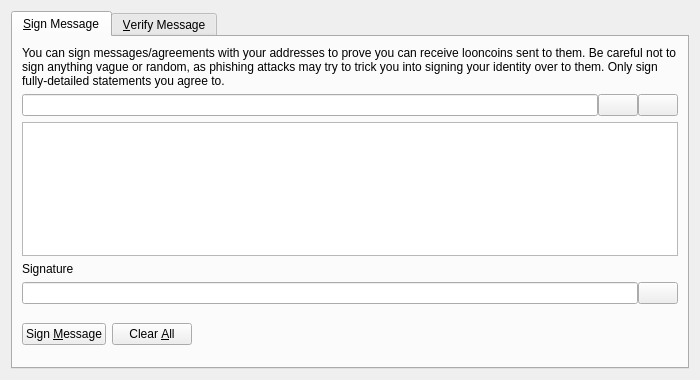
<?xml version="1.0" encoding="UTF-8"?>
<ui version="4.0">
 <class>SignVerifyMessageDialog</class>
 <widget class="QDialog" name="SignVerifyMessageDialog">
  <property name="geometry">
   <rect>
    <x>0</x>
    <y>0</y>
    <width>700</width>
    <height>380</height>
   </rect>
  </property>
  <property name="windowTitle">
   <string>Signatures - Sign / Verify a Message</string>
  </property>
  <property name="modal">
   <bool>true</bool>
  </property>
  <layout class="QVBoxLayout" name="verticalLayout">
   <item>
    <widget class="QTabWidget" name="tabWidget">
     <property name="currentIndex">
      <number>0</number>
     </property>
     <widget class="QWidget" name="tabSignMessage">
      <attribute name="title">
       <string>&amp;Sign Message</string>
      </attribute>
      <layout class="QVBoxLayout" name="verticalLayout_SM">
       <item>
        <widget class="QLabel" name="infoLabel_SM">
         <property name="text">
          <string>You can sign messages/agreements with your addresses to prove you can receive looncoins sent to them. Be careful not to sign anything vague or random, as phishing attacks may try to trick you into signing your identity over to them. Only sign fully-detailed statements you agree to.</string>
         </property>
         <property name="textFormat">
          <enum>Qt::PlainText</enum>
         </property>
         <property name="wordWrap">
          <bool>true</bool>
         </property>
        </widget>
       </item>
       <item>
        <layout class="QHBoxLayout" name="horizontalLayout_1_SM">
         <property name="spacing">
          <number>0</number>
         </property>
         <item>
          <widget class="QValidatedLineEdit" name="addressIn_SM">
           <property name="toolTip">
            <string>The Looncoin address to sign the message with</string>
           </property>
          </widget>
         </item>
         <item>
          <widget class="QPushButton" name="addressBookButton_SM">
           <property name="toolTip">
            <string>Choose previously used address</string>
           </property>
           <property name="text">
            <string/>
           </property>
           <property name="icon">
            <iconset resource="../bitcoin.qrc">
             <normaloff>:/icons/address-book</normaloff>:/icons/address-book</iconset>
           </property>
           <property name="shortcut">
            <string>Alt+A</string>
           </property>
           <property name="autoDefault">
            <bool>false</bool>
           </property>
          </widget>
         </item>
         <item>
          <widget class="QPushButton" name="pasteButton_SM">
           <property name="toolTip">
            <string>Paste address from clipboard</string>
           </property>
           <property name="text">
            <string/>
           </property>
           <property name="icon">
            <iconset resource="../bitcoin.qrc">
             <normaloff>:/icons/editpaste</normaloff>:/icons/editpaste</iconset>
           </property>
           <property name="shortcut">
            <string>Alt+P</string>
           </property>
           <property name="autoDefault">
            <bool>false</bool>
           </property>
          </widget>
         </item>
        </layout>
       </item>
       <item>
        <widget class="QPlainTextEdit" name="messageIn_SM">
         <property name="toolTip">
          <string>Enter the message you want to sign here</string>
         </property>
        </widget>
       </item>
       <item>
        <widget class="QLabel" name="signatureLabel_SM">
         <property name="text">
          <string>Signature</string>
         </property>
         <property name="textFormat">
          <enum>Qt::PlainText</enum>
         </property>
        </widget>
       </item>
       <item>
        <layout class="QHBoxLayout" name="horizontalLayout_2_SM">
         <property name="spacing">
          <number>0</number>
         </property>
         <item>
          <widget class="QLineEdit" name="signatureOut_SM">
           <property name="font">
            <font>
             <italic>true</italic>
            </font>
           </property>
           <property name="readOnly">
            <bool>true</bool>
           </property>
          </widget>
         </item>
         <item>
          <widget class="QPushButton" name="copySignatureButton_SM">
           <property name="toolTip">
            <string>Copy the current signature to the system clipboard</string>
           </property>
           <property name="text">
            <string/>
           </property>
           <property name="icon">
            <iconset resource="../bitcoin.qrc">
             <normaloff>:/icons/editcopy</normaloff>:/icons/editcopy</iconset>
           </property>
           <property name="autoDefault">
            <bool>false</bool>
           </property>
          </widget>
         </item>
        </layout>
       </item>
       <item>
        <layout class="QHBoxLayout" name="horizontalLayout_3_SM">
         <item>
          <widget class="QPushButton" name="signMessageButton_SM">
           <property name="toolTip">
            <string>Sign the message to prove you own this Looncoin address</string>
           </property>
           <property name="text">
            <string>Sign &amp;Message</string>
           </property>
           <property name="icon">
            <iconset resource="../bitcoin.qrc">
             <normaloff>:/icons/edit</normaloff>:/icons/edit</iconset>
           </property>
           <property name="autoDefault">
            <bool>false</bool>
           </property>
          </widget>
         </item>
         <item>
          <widget class="QPushButton" name="clearButton_SM">
           <property name="toolTip">
            <string>Reset all sign message fields</string>
           </property>
           <property name="text">
            <string>Clear &amp;All</string>
           </property>
           <property name="icon">
            <iconset resource="../bitcoin.qrc">
             <normaloff>:/icons/remove</normaloff>:/icons/remove</iconset>
           </property>
           <property name="autoDefault">
            <bool>false</bool>
           </property>
          </widget>
         </item>
         <item>
          <spacer name="horizontalSpacer_1_SM">
           <property name="orientation">
            <enum>Qt::Horizontal</enum>
           </property>
           <property name="sizeHint" stdset="0">
            <size>
             <width>40</width>
             <height>48</height>
            </size>
           </property>
          </spacer>
         </item>
         <item>
          <widget class="QLabel" name="statusLabel_SM">
           <property name="font">
            <font>
             <weight>75</weight>
             <bold>true</bold>
            </font>
           </property>
           <property name="text">
            <string/>
           </property>
           <property name="wordWrap">
            <bool>true</bool>
           </property>
          </widget>
         </item>
         <item>
          <spacer name="horizontalSpacer_2_SM">
           <property name="orientation">
            <enum>Qt::Horizontal</enum>
           </property>
           <property name="sizeHint" stdset="0">
            <size>
             <width>40</width>
             <height>48</height>
            </size>
           </property>
          </spacer>
         </item>
        </layout>
       </item>
      </layout>
     </widget>
     <widget class="QWidget" name="tabVerifyMessage">
      <attribute name="title">
       <string>&amp;Verify Message</string>
      </attribute>
      <layout class="QVBoxLayout" name="verticalLayout_VM">
       <item>
        <widget class="QLabel" name="infoLabel_VM">
         <property name="text">
          <string>Enter the receiver's address, message (ensure you copy line breaks, spaces, tabs, etc. exactly) and signature below to verify the message. Be careful not to read more into the signature than what is in the signed message itself, to avoid being tricked by a man-in-the-middle attack. Note that this only proves the signing party receives with the address, it cannot prove sendership of any transaction!</string>
         </property>
         <property name="textFormat">
          <enum>Qt::PlainText</enum>
         </property>
         <property name="alignment">
          <set>Qt::AlignLeading|Qt::AlignLeft|Qt::AlignTop</set>
         </property>
         <property name="wordWrap">
          <bool>true</bool>
         </property>
        </widget>
       </item>
       <item>
        <layout class="QHBoxLayout" name="horizontalLayout_1_VM">
         <property name="spacing">
          <number>0</number>
         </property>
         <item>
          <widget class="QValidatedLineEdit" name="addressIn_VM">
           <property name="toolTip">
            <string>The Looncoin address the message was signed with</string>
           </property>
          </widget>
         </item>
         <item>
          <widget class="QPushButton" name="addressBookButton_VM">
           <property name="toolTip">
            <string>Choose previously used address</string>
           </property>
           <property name="text">
            <string/>
           </property>
           <property name="icon">
            <iconset resource="../bitcoin.qrc">
             <normaloff>:/icons/address-book</normaloff>:/icons/address-book</iconset>
           </property>
           <property name="shortcut">
            <string>Alt+A</string>
           </property>
           <property name="autoDefault">
            <bool>false</bool>
           </property>
          </widget>
         </item>
        </layout>
       </item>
       <item>
        <widget class="QPlainTextEdit" name="messageIn_VM"/>
       </item>
       <item>
        <widget class="QValidatedLineEdit" name="signatureIn_VM"/>
       </item>
       <item>
        <layout class="QHBoxLayout" name="horizontalLayout_2_VM">
         <item>
          <widget class="QPushButton" name="verifyMessageButton_VM">
           <property name="toolTip">
            <string>Verify the message to ensure it was signed with the specified Looncoin address</string>
           </property>
           <property name="text">
            <string>Verify &amp;Message</string>
           </property>
           <property name="icon">
            <iconset resource="../bitcoin.qrc">
             <normaloff>:/icons/transaction_0</normaloff>:/icons/transaction_0</iconset>
           </property>
           <property name="autoDefault">
            <bool>false</bool>
           </property>
          </widget>
         </item>
         <item>
          <widget class="QPushButton" name="clearButton_VM">
           <property name="toolTip">
            <string>Reset all verify message fields</string>
           </property>
           <property name="text">
            <string>Clear &amp;All</string>
           </property>
           <property name="icon">
            <iconset resource="../bitcoin.qrc">
             <normaloff>:/icons/remove</normaloff>:/icons/remove</iconset>
           </property>
           <property name="autoDefault">
            <bool>false</bool>
           </property>
          </widget>
         </item>
         <item>
          <spacer name="horizontalSpacer_1_VM">
           <property name="orientation">
            <enum>Qt::Horizontal</enum>
           </property>
           <property name="sizeHint" stdset="0">
            <size>
             <width>40</width>
             <height>48</height>
            </size>
           </property>
          </spacer>
         </item>
         <item>
          <widget class="QLabel" name="statusLabel_VM">
           <property name="font">
            <font>
             <weight>75</weight>
             <bold>true</bold>
            </font>
           </property>
           <property name="text">
            <string/>
           </property>
           <property name="wordWrap">
            <bool>true</bool>
           </property>
          </widget>
         </item>
         <item>
          <spacer name="horizontalSpacer_2_VM">
           <property name="orientation">
            <enum>Qt::Horizontal</enum>
           </property>
           <property name="sizeHint" stdset="0">
            <size>
             <width>40</width>
             <height>48</height>
            </size>
           </property>
          </spacer>
         </item>
        </layout>
       </item>
      </layout>
     </widget>
    </widget>
   </item>
  </layout>
 </widget>
 <customwidgets>
  <customwidget>
   <class>QValidatedLineEdit</class>
   <extends>QLineEdit</extends>
   <header>qvalidatedlineedit.h</header>
  </customwidget>
 </customwidgets>
 <resources>
  <include location="../bitcoin.qrc"/>
 </resources>
 <connections/>
</ui>
